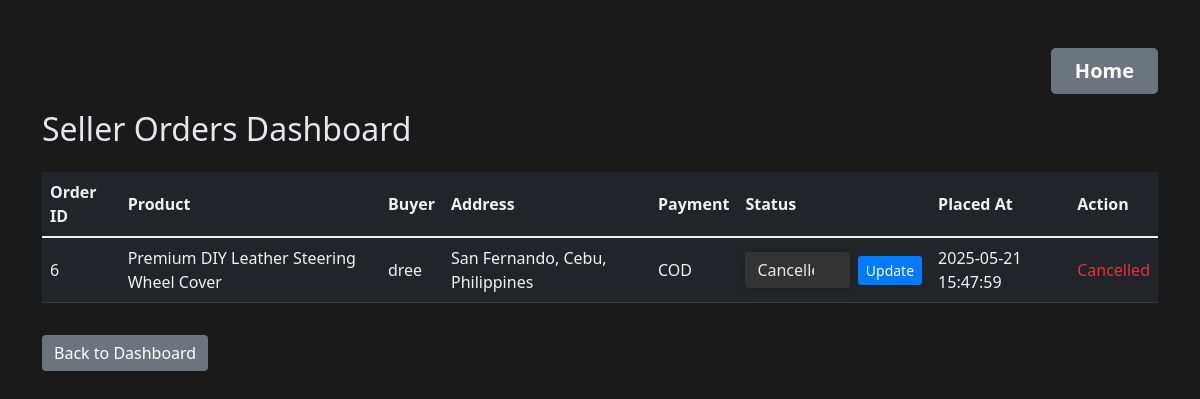
The page /dashboard_orders.php (signed in) on the database its author committed.
### tables this page shows
CREATE TABLE `orders` (
  `id` int(11) NOT NULL,
  `user_id` int(11) NOT NULL,
  `delivery_address` text DEFAULT NULL,
  `total_amount` decimal(10,2) NOT NULL,
  `payment_method` varchar(50) DEFAULT 'COD',
  `delivery_date` date DEFAULT NULL,
  `courier` varchar(100) DEFAULT NULL,
  `status` enum('pending','processing','order placed','on delivery','delivered','completed','cancelled') DEFAULT 'pending',
  `created_at` timestamp NOT NULL DEFAULT current_timestamp(),
  `updated_at` timestamp NOT NULL DEFAULT current_timestamp() ON UPDATE current_timestamp()
);

CREATE TABLE `products` (
  `id` int(11) NOT NULL,
  `name` varchar(100) NOT NULL,
  `description` text NOT NULL,
  `price` decimal(10,2) NOT NULL,
  `category_id` int(11) NOT NULL,
  `image_path` varchar(255) NOT NULL,
  `user_id` int(11) NOT NULL,
  `created_at` timestamp NOT NULL DEFAULT current_timestamp(),
  `updated_at` timestamp NOT NULL DEFAULT current_timestamp() ON UPDATE current_timestamp(),
  `stock` int(11) NOT NULL DEFAULT 0
);

CREATE TABLE `users` (
  `id` int(11) NOT NULL,
  `username` varchar(50) NOT NULL,
  `email` varchar(100) NOT NULL,
  `password` varchar(255) NOT NULL,
  `full_name` varchar(100) NOT NULL,
  `address` text NOT NULL,
  `phone` varchar(20) NOT NULL,
  `role` enum('customer','seller','admin') DEFAULT 'customer',
  `created_at` timestamp NOT NULL DEFAULT current_timestamp(),
  `updated_at` timestamp NOT NULL DEFAULT current_timestamp() ON UPDATE current_timestamp(),
  `security_question_id` int(11) DEFAULT NULL,
  `security_answer` varchar(255) DEFAULT NULL
);

### dashboard_orders.php (the view, shortened to what this page needs)
<?php
require_once 'config/database.php';
$stmt = $conn->prepare("
    SELECT o.*, u.username AS buyer, oi.product_id, p.name AS product_name
    FROM orders o
    JOIN order_items oi ON o.id = oi.order_id
    JOIN products p ON oi.product_id = p.id
    JOIN users u ON o.user_id = u.id
    WHERE p.user_id = ?
    ORDER BY o.created_at DESC
");
$stmt->execute([$_SESSION['user_id']]);
$orders = $stmt->fetchAll();
?>
<!DOCTYPE html>
<html lang="en">
<head>
    <link href="https://cdn.jsdelivr.net/npm/bootstrap@5.1.3/dist/css/bootstrap.min.css" rel="stylesheet">
    <link rel="stylesheet" href="/vehicle-accessory-store/main.css">
</head>
<body>
<div class="container mt-5">
    <div class="d-flex justify-content-end mb-3">
        <a href="/vehicle-accessory-store/index.php" class="btn btn-secondary btn-lg px-4 py-2 fw-bold" style="font-size:1.25rem;">Home</a>
    </div>
    <h2 class="mb-4">Seller Orders Dashboard</h2>
    <div class="table-responsive">
        <table class="table table-dark table-hover align-middle">
            <thead>
                <tr>
                    <th>Order ID</th>
                    <th>Product</th>
                    <th>Buyer</th>
                    <th>Address</th>
                    <th>Payment</th>
                    <th>Status</th>
                    <th>Placed At</th>
                    <th>Action</th>
                </tr>
            </thead>
            <tbody>
            <?php foreach ($orders as $order): ?>
                <tr>
                    <td><?php echo $order['id']; ?></td>
                    <td><?php echo htmlspecialchars($order['product_name']); ?></td>
                    <td><?php echo htmlspecialchars($order['buyer']); ?></td>
                    <td><?php echo nl2br(htmlspecialchars($order['delivery_address'])); ?></td>
                    <td><?php echo htmlspecialchars($order['payment_method']); ?></td>
                    <td>
                        <form method="POST" class="d-flex align-items-center">
                            <select name="status" class="form-select bg-dark text-light me-2">
                                <option value="cancelled" <?php if($order['status']==='cancelled') echo 'selected'; ?>>Cancelled</option>
                            </select>
                            <button type="submit" class="btn btn-primary btn-sm">Update</button>
                        </form>
                    </td>
                    <td><?php echo $order['created_at']; ?></td>
                    <td>
                        <?php if($order['status']!=='cancelled'): ?>
                            <form method="POST">
                                <input type="hidden" name="order_id" value="<?php echo $order['id']; ?>">
                                <input type="hidden" name="status" value="cancelled">
                                <button type="submit" class="btn btn-danger btn-sm">Cancel</button>
                            </form>
                        <?php else: ?>
                            <span class="text-danger">Cancelled</span>
                        <?php endif; ?>
                    </td>
                </tr>
            <?php endforeach; ?>
            </tbody>
        </table>
    </div>
    <a href="dashboard.php" class="btn btn-secondary mt-3">Back to Dashboard</a>
</div>
</body>
</html>

### main.css (style rules this page uses)
html, body { height: 100%; min-height: 100%; background: #1a1a1a !important; color: #e5e7eb !important; }
body { font-family: 'Segoe UI', Arial, sans-serif; margin: 0; padding: 0; }
.navbar, .footer, footer, .bg-dark { background-color: #242424 !important; color: #e5e7eb !important; border-bottom: 1px solid #333; box-shadow: 0 2px 8px rgba(0,0,0,0.2); }
.form-control, .form-select { background-color: #333 !important; color: #e5e7eb !important; border-color: #444; transition: box-shadow 0.2s, border-color 0.2s; }
.table { color: #e5e7eb; background: #242424; }
a, a:visited { color: #3ea6ff; transition: color 0.2s; }
.btn, .btn-primary, .btn-outline-light { transition: background 0.2s, color 0.2s, box-shadow 0.2s; }
.btn-primary { background: #3ea6ff; color: #fff; border: none; }
main, .container { animation: fadeInBody 1s; }
.container, .row { background: transparent !important; color: #e5e7eb !important; box-shadow: none !important; }
.container, .row, .bg-white, .bg-light, main, .hero-banner, .hero-banner img { background: transparent !important; color: #e5e7eb !important; box-shadow: none !important; }

### dashboard_orders.php (style rules this page uses)
body { background: #181a1b; color: #f1f1f1; }
.table { background: #23272b; color: #f1f1f1; }
.table th, .table td { vertical-align: middle; }
.table thead { background: #181a1b; }
.btn, .form-select { border: none; }
.btn-primary { background: #007bff; }

### rows shown on the page
orders: id "6", products.name "Premium DIY Leather Steering Wheel Cover", user.username "dree", delivery_address "San Fernando, Cebu, Philippines", payment_method "COD", status "Cancelled", created_at "2025-05-21 15:47:59"
